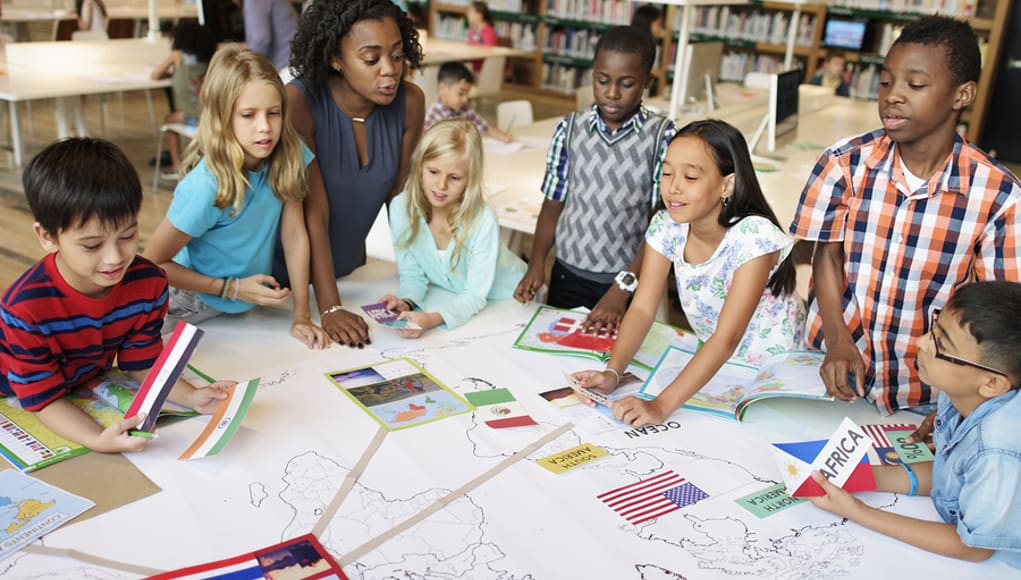
#> input picture test5.jpg, 1021 x 580 px
$ python face_detection_image.py
#> lines starting #> are read from the running program, lines starting #| are printed output that depends on the picture; after the words box and inside, x2 and y2 are one past the last pixel; in counts of white or black regions, pixels touching at a corner belong together
import cv2 as cv
import numpy as np

img =  cv.imread('test5.jpg')
#> img is the input picture: shape (580, 1021, 3); mean B, G, R 142.9, 149.5, 161.5
#cv.imshow("img",img)
gray = cv.cvtColor(img, cv.COLOR_BGR2GRAY)
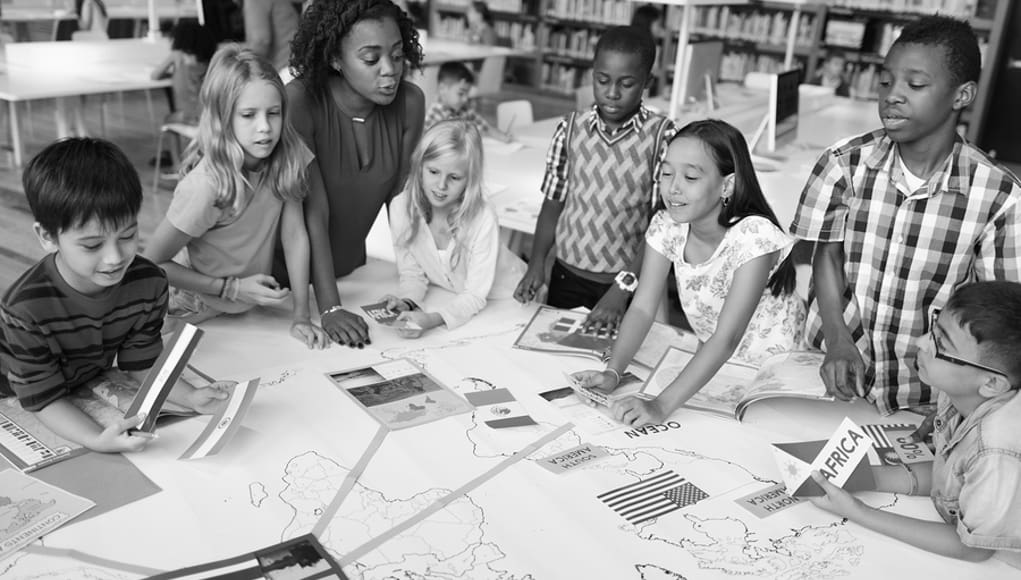
#> gray: shape (580, 1021); min 0, max 255, mean 152.4
#cv.imshow('gray img',gray)

haar_cascade = cv.CascadeClassifier('haarcascade_frontalface_default.xml')
faces_rect = haar_cascade.detectMultiScale(gray, scaleFactor=1.1, minNeighbors=5)
#> faces_rect = [[415, 154, 55, 55], [585, 60, 58, 58], [228, 89, 67, 67], [646, 150, 69, 69], [65, 202, 58, 58], [741, 307, 66, 66], [915, 145, 64, 64], [342, 24, 80, 80], [72, 217, 72, 72], [930, 338, 77, 77]]

for (x,y,w,h) in faces_rect:
    cv.rectangle(img, (x,y), (x+w,y+h), (0,255,0), thickness=2)
    cv.imshow('dectected Faces',img)
#> this loop made 10 passes
#> pass 1, `cv.imshow('dectected Faces',img)`:
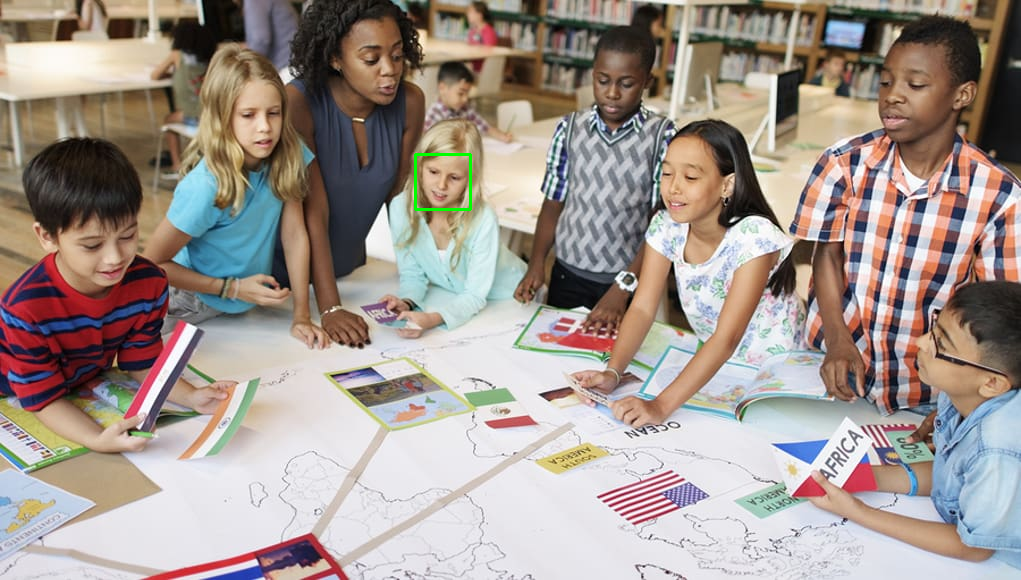
#> window 'dectected Faces': shape (580, 1021, 3); mean B, G, R 142.8, 149.6, 161.3
#> pass 2, `cv.imshow('dectected Faces',img)`:
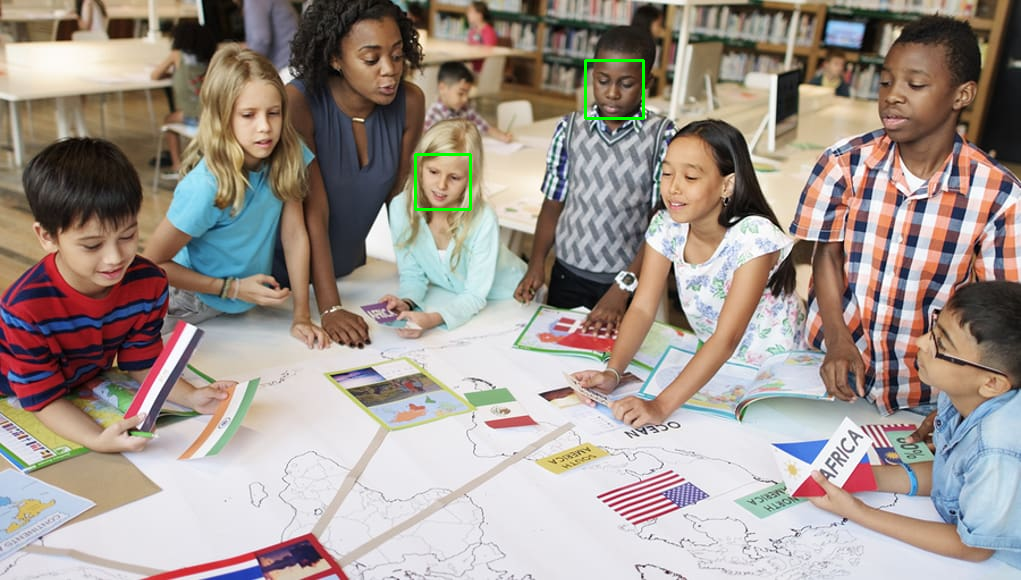
#> window 'dectected Faces': shape (580, 1021, 3); mean B, G, R 142.7, 149.8, 161.2
#> after the loop:
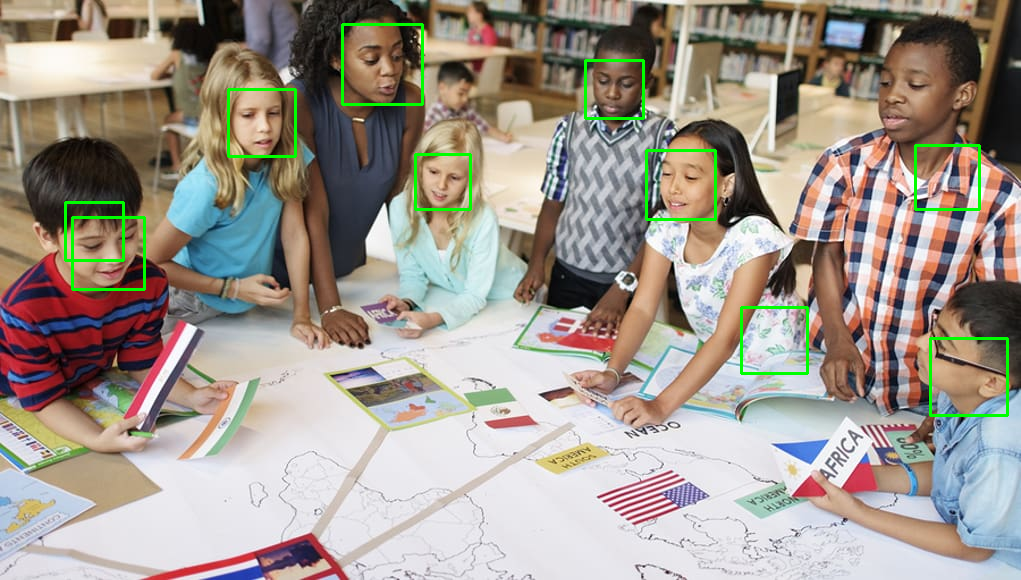
#> img: shape (580, 1021, 3); 1.34% of pixels changed, all inside (x1, y1, x2, y2) = (64, 23, 1009, 417)

cv.waitKey()
cv.destroyAllWindows()
